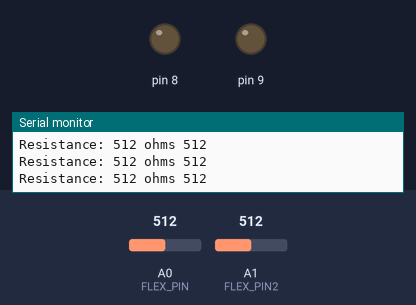
A sketch run on a simulated Arduino Leonardo, built with avr-gcc and run on an emulated ATmega32U4. On the bench: output pins drawn as LEDs (lit = HIGH), the last lines printed to the serial monitor. Inputs (shaded band) come from the test bench; at power-on: A0 (FLEX_PIN) = 512, A1 (FLEX_PIN2) = 512.

Above: at 1.3 s.
1.4 s: A0 (FLEX_PIN) set to 613
2.9 s: A0 (FLEX_PIN) set to 638
At 3.8 s:
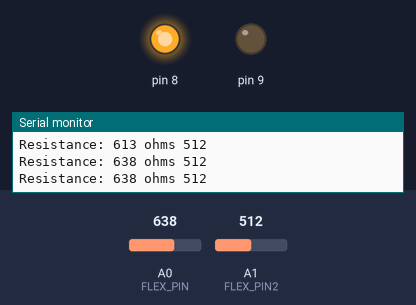
4.5 s: A0 (FLEX_PIN) set to 673
At 5.1 s:
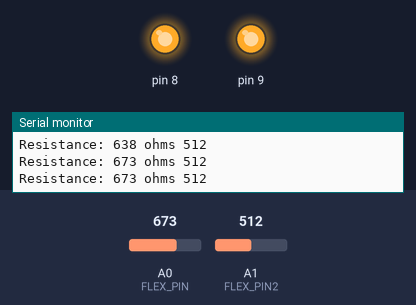
6.0 s: A0 (FLEX_PIN) set to 650
At 6.4 s:
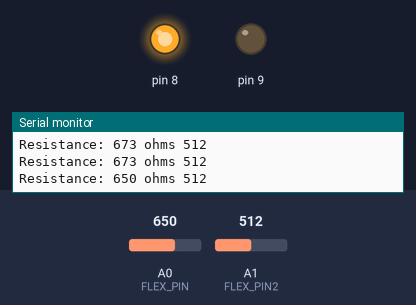
7.5 s: A0 (FLEX_PIN) set to 670
At 8.8 s:
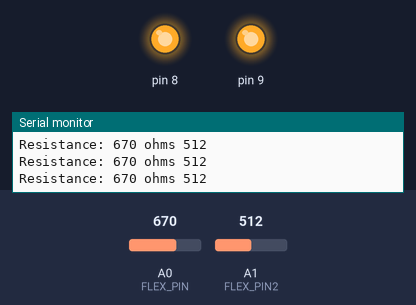
Timing chart, 0 to 10.0 s (numbered marks = the images above; inputs shaded):
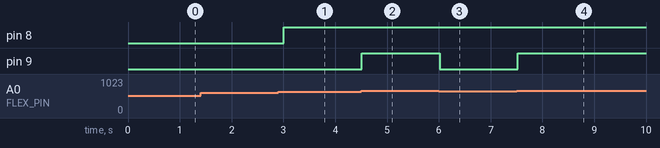

The sketch:

sketch_nov05a.ino
```cpp
const int FLEX_PIN = A0; // Pin connected to voltage divider output
const int FLEX_PIN2 = A1; // Pin connected to voltage divider output


void setup()
{
  Serial.begin(9600);
  pinMode(FLEX_PIN, INPUT);
  pinMode(8,OUTPUT);
  pinMode(9,OUTPUT);
}

void loop()
{

  int flexADC = analogRead(FLEX_PIN);
  int flexADC2 = analogRead(FLEX_PIN2);

  Serial.println("Resistance: " + String(flexADC) + " ohms"+" "+String(flexADC2));

  if(flexADC>620)
  digitalWrite(8,HIGH);
  else
  digitalWrite(8,LOW);

  if(flexADC>660)
  digitalWrite(9,HIGH);
  else
  digitalWrite(9,LOW);


  Serial.println();

  delay(500);
}
```

ospjt.ino
```cpp
// (licence header left out)
#ifndef KEYBOARD_h
#define KEYBOARD_h

#include "HID.h"

#if !defined(_USING_HID)

#warning "Using legacy HID core (non pluggable)"

#else

//================================================================================
//================================================================================
//  Keyboard

#define KEY_LEFT_CTRL   0x80
#define KEY_LEFT_SHIFT    0x81
#define KEY_LEFT_ALT    0x82
#define KEY_LEFT_GUI    0x83
#define KEY_RIGHT_CTRL    0x84
#define KEY_RIGHT_SHIFT   0x85
#define KEY_RIGHT_ALT   0x86
#define KEY_RIGHT_GUI   0x87

#define KEY_UP_ARROW    0xDA
#define KEY_DOWN_ARROW    0xD9
#define KEY_LEFT_ARROW    0xD8
#define KEY_RIGHT_ARROW   0xD7
#define KEY_BACKSPACE   0xB2
#define KEY_TAB       0xB3
#define KEY_RETURN      0xB0
#define KEY_ESC       0xB1
#define KEY_INSERT      0xD1
#define KEY_DELETE      0xD4
#define KEY_PAGE_UP     0xD3
#define KEY_PAGE_DOWN   0xD6
#define KEY_HOME      0xD2
#define KEY_END       0xD5
#define KEY_CAPS_LOCK   0xC1
#define KEY_F1        0xC2
#define KEY_F2        0xC3
#define KEY_F3        0xC4
#define KEY_F4        0xC5
#define KEY_F5        0xC6
#define KEY_F6        0xC7
#define KEY_F7        0xC8
#define KEY_F8        0xC9
#define KEY_F9        0xCA
#define KEY_F10       0xCB
#define KEY_F11       0xCC
#define KEY_F12       0xCD
#define KEY_F13       0xF0
#define KEY_F14       0xF1
#define KEY_F15       0xF2
#define KEY_F16       0xF3
#define KEY_F17       0xF4
#define KEY_F18       0xF5
#define KEY_F19       0xF6
#define KEY_F20       0xF7
#define KEY_F21       0xF8
#define KEY_F22       0xF9
#define KEY_F23       0xFA
#define KEY_F24       0xFB

// The required keys to be used are associated.
//  Low level key report: up to 6 keys and shift, ctrl etc at once
typedef struct
{
  uint8_t modifiers;
  uint8_t reserved;
  uint8_t keys[6];
} KeyReport;

class Keyboard_ : public Print
{
private:
  KeyReport _keyReport;
  void sendReport(KeyReport* keys);
public:
  Keyboard_(void);
  void begin(void);
  void end(void);
  size_t write(uint8_t k);
  size_t write(const uint8_t *buffer, size_t size);
  size_t press(uint8_t k);
  size_t release(uint8_t k);
  void releaseAll(void);
};
extern Keyboard_ Keyboard;

#endif
#endif
```

ospjt2.ino
```cpp
// (licence header left out)
#include "Keyboard.h"

#if defined(_USING_HID)

//================================================================================
//================================================================================
//  Keyboard

static const uint8_t _hidReportDescriptor[] PROGMEM = {

  //  Keyboard
    0x05, 0x01,                    // USAGE_PAGE (Generic Desktop)  // 47
    0x09, 0x06,                    // USAGE (Keyboard)
    0xa1, 0x01,                    // COLLECTION (Application)
    0x85, 0x02,                    //   REPORT_ID (2)
    0x05, 0x07,                    //   USAGE_PAGE (Keyboard)

  0x19, 0xe0,                    //   USAGE_MINIMUM (Keyboard LeftControl)
    0x29, 0xe7,                    //   USAGE_MAXIMUM (Keyboard Right GUI)
    0x15, 0x00,                    //   LOGICAL_MINIMUM (0)
    0x25, 0x01,                    //   LOGICAL_MAXIMUM (1)
    0x75, 0x01,                    //   REPORT_SIZE (1)

  0x95, 0x08,                    //   REPORT_COUNT (8)
    0x81, 0x02,                    //   INPUT (Data,Var,Abs)
    0x95, 0x01,                    //   REPORT_COUNT (1)
    0x75, 0x08,                    //   REPORT_SIZE (8)
    0x81, 0x03,                    //   INPUT (Cnst,Var,Abs)

  0x95, 0x06,                    //   REPORT_COUNT (6)
    0x75, 0x08,                    //   REPORT_SIZE (8)
    0x15, 0x00,                    //   LOGICAL_MINIMUM (0)
    0x25, 0x73,                    //   LOGICAL_MAXIMUM (115)
    0x05, 0x07,                    //   USAGE_PAGE (Keyboard)

  0x19, 0x00,                    //   USAGE_MINIMUM (Reserved (no event indicated))
    0x29, 0x73,                    //   USAGE_MAXIMUM (Keyboard Application)
    0x81, 0x00,                    //   INPUT (Data,Ary,Abs)
    0xc0,                          // END_COLLECTION
};

Keyboard_::Keyboard_(void)
{
  static HIDSubDescriptor node(_hidReportDescriptor, sizeof(_hidReportDescriptor));
  HID().AppendDescriptor(&node);
}

void Keyboard_::begin(void)
{
}

void Keyboard_::end(void)
{
}

void Keyboard_::sendReport(KeyReport* keys)
{
  HID().SendReport(2,keys,sizeof(KeyReport));
}

extern
const uint8_t _asciimap[128] PROGMEM;

#define SHIFT 0x80
const uint8_t _asciimap[128] =
{
  0x00,             // NUL
  0x00,             // SOH
  0x00,             // STX
  0x00,             // ETX
  0x00,             // EOT
  0x00,             // ENQ
  0x00,             // ACK
  0x00,             // BEL
  0x2a,     // BS Backspace
  0x2b,     // TAB  Tab
  0x28,     // LF Enter
  0x00,             // VT
  0x00,             // FF
  0x00,             // CR
  0x00,             // SO
  0x00,             // SI
  0x00,             // DEL
  0x00,             // DC1
  0x00,             // DC2
  0x00,             // DC3
  0x00,             // DC4
  0x00,             // NAK
  0x00,             // SYN
  0x00,             // ETB
  0x00,             // CAN
  0x00,             // EM
  0x00,             // SUB
  0x00,             // ESC
  0x00,             // FS
  0x00,             // GS
  0x00,             // RS
  0x00,             // US

  0x2c,      //  ' '
  0x1e|SHIFT,    // !
  0x34|SHIFT,    // "
  0x20|SHIFT,    // #
  0x21|SHIFT,    // $
  0x22|SHIFT,    // %
  0x24|SHIFT,    // &
  0x34,          // '
  0x26|SHIFT,    // (
  0x27|SHIFT,    // )
  0x25|SHIFT,    // *
  0x2e|SHIFT,    // +
  0x36,          // ,
  0x2d,          // -
  0x37,          // .
  0x38,          // /
  0x27,          // 0
  0x1e,          // 1
  0x1f,          // 2
  0x20,          // 3
  0x21,          // 4
  0x22,          // 5
  0x23,          // 6
  0x24,          // 7
  0x25,          // 8
  0x26,          // 9
  0x33|SHIFT,      // :
  0x33,          // ;
  0x36|SHIFT,      // <
  0x2e,          // =
  0x37|SHIFT,      // >
  0x38|SHIFT,      // ?
  0x1f|SHIFT,      // @
  0x04|SHIFT,      // A
  0x05|SHIFT,      // B
  0x06|SHIFT,      // C
  0x07|SHIFT,      // D
  0x08|SHIFT,      // E
  0x09|SHIFT,      // F
  0x0a|SHIFT,      // G
  0x0b|SHIFT,      // H
  0x0c|SHIFT,      // I
  0x0d|SHIFT,      // J
  0x0e|SHIFT,      // K
  0x0f|SHIFT,      // L
  0x10|SHIFT,      // M
  0x11|SHIFT,      // N
  0x12|SHIFT,      // O
  0x13|SHIFT,      // P
  0x14|SHIFT,      // Q
  0x15|SHIFT,      // R
  0x16|SHIFT,      // S
  0x17|SHIFT,      // T
  0x18|SHIFT,      // U
  0x19|SHIFT,      // V
  0x1a|SHIFT,      // W
  0x1b|SHIFT,      // X
  0x1c|SHIFT,      // Y
  0x1d|SHIFT,      // Z
  0x2f,          // [
  0x31,          // bslash
  0x30,          // ]
  0x23|SHIFT,    // ^
  0x2d|SHIFT,    // _
  0x35,          // `
  0x04,          // a
  0x05,          // b
  0x06,          // c
  0x07,          // d
  0x08,          // e
  0x09,          // f
  0x0a,          // g
  0x0b,          // h
  0x0c,          // i
  0x0d,          // j
  0x0e,          // k
  0x0f,          // l
  0x10,          // m
  0x11,          // n
  0x12,          // o
  0x13,          // p
  0x14,          // q
  0x15,          // r
  0x16,          // s
  0x17,          // t
  0x18,          // u
  0x19,          // v
  0x1a,          // w
  0x1b,          // x
  0x1c,          // y
  0x1d,          // z
  0x2f|SHIFT,    // {
  0x31|SHIFT,    // |
  0x30|SHIFT,    // }
  0x35|SHIFT,    // ~
  0       // DEL
};


uint8_t USBPutChar(uint8_t c);

// press() adds the specified key (printing, non-printing, or modifier)
// to the persistent key report and sends the report.  Because of the way
// USB HID works, the host acts like the key remains pressed until we
// call release(), releaseAll(), or otherwise clear the report and resend.
size_t Keyboard_::press(uint8_t k)
{
  uint8_t i;
  if (k >= 136) {     // it's a non-printing key (not a modifier)
    k = k - 136;
  } else if (k >= 128) {  // it's a modifier key
    _keyReport.modifiers |= (1<<(k-128));
    k = 0;
  } else {        // it's a printing key
    k = pgm_read_byte(_asciimap + k);
    if (!k) {
      setWriteError();
      return 0;
    }
    if (k & 0x80) {           // it's a capital letter or other character reached with shift
      _keyReport.modifiers |= 0x02; // the left shift modifier
      k &= 0x7F;
    }
  }

  // Add k to the key report only if it's not already present
  // and if there is an empty slot.
  if (_keyReport.keys[0] != k && _keyReport.keys[1] != k &&
    _keyReport.keys[2] != k && _keyReport.keys[3] != k &&
    _keyReport.keys[4] != k && _keyReport.keys[5] != k) {

    for (i=0; i<6; i++) {
      if (_keyReport.keys[i] == 0x00) {
        _keyReport.keys[i] = k;
        break;
      }
    }
    if (i == 6) {
      setWriteError();
      return 0;
    }
  }
  sendReport(&_keyReport);
  return 1;
}

// release() takes the specified key out of the persistent key report and
// sends the report.  This tells the OS the key is no longer pressed and that
// it shouldn't be repeated any more.
size_t Keyboard_::release(uint8_t k)
{
  uint8_t i;
  if (k >= 136) {     // it's a non-printing key (not a modifier)
    k = k - 136;
  } else if (k >= 128) {  // it's a modifier key
    _keyReport.modifiers &= ~(1<<(k-128));
    k = 0;
  } else {        // it's a printing key
    k = pgm_read_byte(_asciimap + k);
    if (!k) {
      return 0;
    }
    if (k & 0x80) {             // it's a capital letter or other character reached with shift
      _keyReport.modifiers &= ~(0x02);  // the left shift modifier
      k &= 0x7F;
    }
  }

  // Test the key report to see if k is present.  Clear it if it exists.
  // Check all positions in case the key is present more than once (which it shouldn't be)
  for (i=0; i<6; i++) {
    if (0 != k && _keyReport.keys[i] == k) {
      _keyReport.keys[i] = 0x00;
    }
  }

  sendReport(&_keyReport);
  return 1;
}

void Keyboard_::releaseAll(void)
{
  _keyReport.keys[0] = 0;
  _keyReport.keys[1] = 0;
  _keyReport.keys[2] = 0;
  _keyReport.keys[3] = 0;
  _keyReport.keys[4] = 0;
  _keyReport.keys[5] = 0;
  _keyReport.modifiers = 0;
  sendReport(&_keyReport);
}

size_t Keyboard_::write(uint8_t c)
{
  uint8_t p = press(c);  // Keydown
  release(c);            // Keyup
  return p;              // just return the result of press() since release() almost always returns 1
}

size_t Keyboard_::write(const uint8_t *buffer, size_t size) {
  size_t n = 0;
  while (size--) {
    if (*buffer != '\r') {
      if (write(*buffer)) {
        n++;
      } else {
        break;
      }
    }
    buffer++;
  }
  return n;
}

Keyboard_ Keyboard;

#endif
```

Measured:
- the behaviour switches between 620 and 621 on A0 (FLEX_PIN) (found by bisection; images 0 and 1)
- the behaviour switches between 660 and 661 on A0 (FLEX_PIN) (found by bisection; images 1 and 2)
- after the input at 2.9 s, pin 8: LOW → HIGH after 0.11 s
- after the input at 4.5 s, pin 9: LOW → HIGH at once
- after the input at 6.0 s, pin 9: HIGH → LOW at once
- after the input at 7.5 s, pin 9: LOW → HIGH at once
